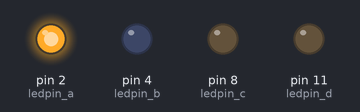
Recording of a sketch running on a simulated Arduino Uno, built with avr-gcc and run on an emulated ATmega328P. Parts: output pins drawn as LEDs (lit = HIGH).

Above: at 0.2 s.
At 1.2 s:
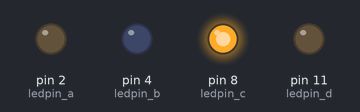
At 2.7 s:
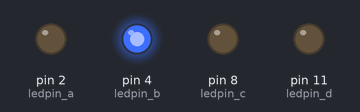
At 3.7 s:
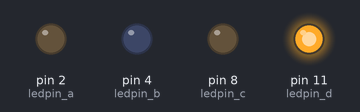
Timing chart, 0 to 4.6 s (numbered marks = the images above):
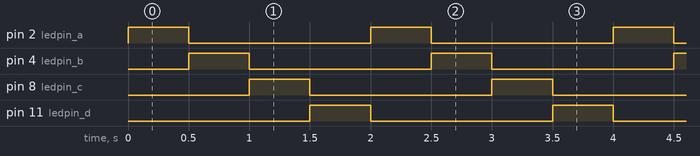

Measured:
- by itself, pin 2 (ledpin_a), pin 4 (ledpin_b), pin 8 (ledpin_c), pin 11 (ledpin_d): alternates HIGH for 0.50 s and LOW for 1.5 s
- by itself, everything shown: repeats every 2.0 s, in 5 steps

The sketch:

DAY2_MULTIPLE_LED_BLINKING.ino
```cpp
int ledpin_a = 2;
int ledpin_b = 4;
int ledpin_c = 8;
int ledpin_d = 11;
void setup() {
  pinMode(ledpin_a,OUTPUT);
  pinMode(ledpin_b,OUTPUT);
  pinMode(ledpin_c,OUTPUT);
  pinMode(ledpin_d,OUTPUT);

}

void loop() {
  digitalWrite(ledpin_a,HIGH);
  delay(500);
  digitalWrite(ledpin_a,LOW);

  digitalWrite(ledpin_b,HIGH);
  delay(500);
  digitalWrite(ledpin_b,LOW);

  digitalWrite(ledpin_c,HIGH);
  delay(500);
  digitalWrite(ledpin_c,LOW);

  digitalWrite(ledpin_d,HIGH);
  delay(500);
  digitalWrite(ledpin_d,LOW);

}
```
